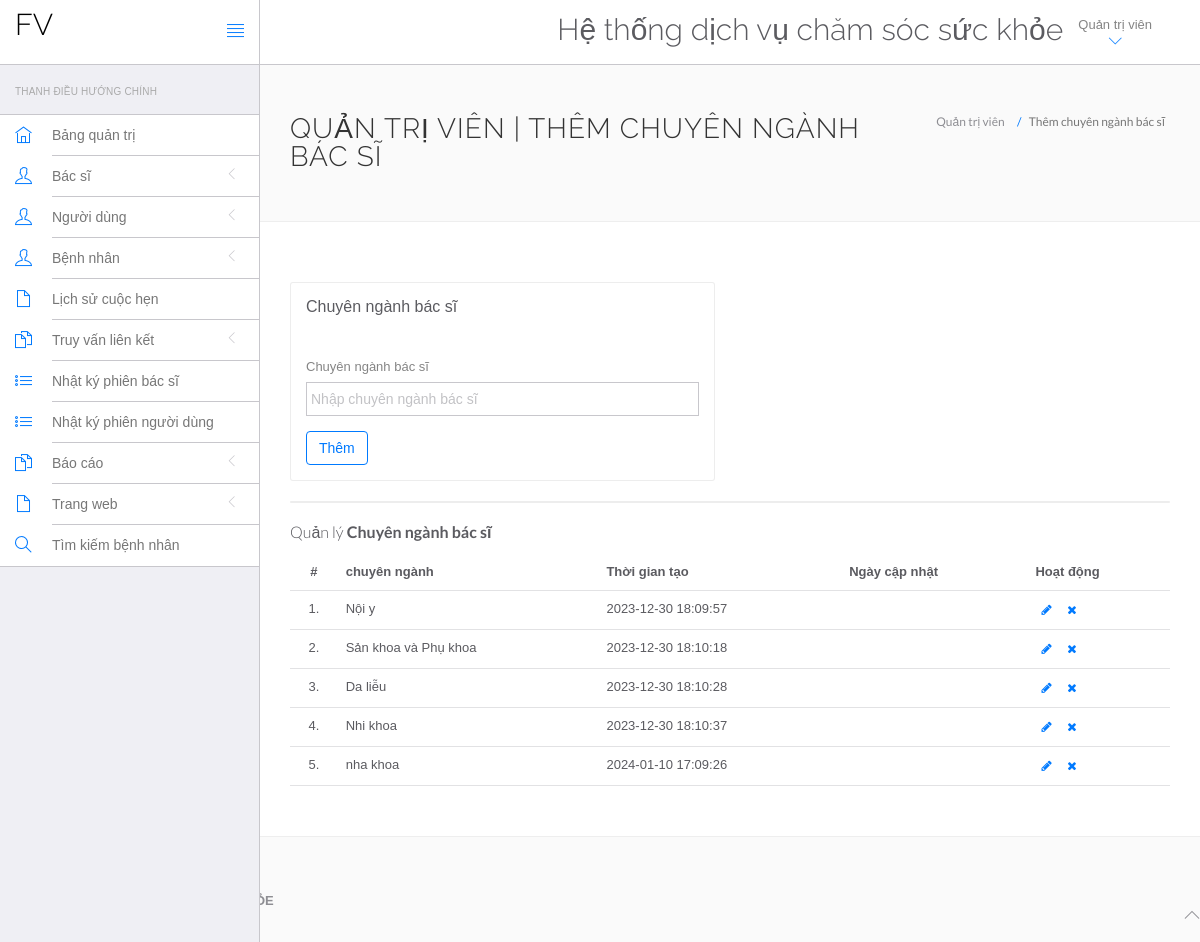
/HeThongQuanLyBenhVien/health_care/admin/doctor-specilization.php (signed in), run on the app's committed database.
### tables this page shows
CREATE TABLE `doctorspecilization` (
  `id` int(11) NOT NULL,
  `specilization` varchar(255) DEFAULT NULL,
  `creationDate` timestamp NULL DEFAULT current_timestamp(),
  `updationDate` timestamp NULL DEFAULT NULL ON UPDATE current_timestamp()
);

### HeThongQuanLyBenhVien/health_care/admin/doctor-specilization.php (the view, shortened to what this page needs)
<?php
include('include/connect.php');
if(strlen($_SESSION['id']==0)) {
 header('location:logout.php');
  } else{
?>
<!DOCTYPE html>
<html lang="en">
	<head>
		<link rel="stylesheet" href="vendor/bootstrap/css/bootstrap.min.css">
		<link rel="stylesheet" href="vendor/fontawesome/css/font-awesome.min.css">
		<link rel="stylesheet" href="vendor/themify-icons/themify-icons.min.css">
		<link href="vendor/animate.css/animate.min.css" rel="stylesheet" media="screen">
		<link href="vendor/perfect-scrollbar/perfect-scrollbar.min.css" rel="stylesheet" media="screen">
		<link href="vendor/switchery/switchery.min.css" rel="stylesheet" media="screen">
		<link href="vendor/bootstrap-touchspin/jquery.bootstrap-touchspin.min.css" rel="stylesheet" media="screen">
		<link href="vendor/select2/select2.min.css" rel="stylesheet" media="screen">
		<link href="vendor/bootstrap-datepicker/bootstrap-datepicker3.standalone.min.css" rel="stylesheet" media="screen">
		<link href="vendor/bootstrap-timepicker/bootstrap-timepicker.min.css" rel="stylesheet" media="screen">
		<link rel="stylesheet" href="assets/css/styles.css">
		<link rel="stylesheet" href="assets/css/plugins.css">
		<link rel="stylesheet" href="assets/css/themes/theme-1.css" id="skin_color" />
	</head>
	<body>
		<div id="app">
<?php include('include/sidebar.php');?>
			<div class="app-content">
						<?php include('include/header.php');?>
				<div class="main-content" >
					<div class="wrap-content container" id="container">
						<section id="page-title">
							<div class="row">
								<div class="col-sm-8">
									<h1 class="mainTitle">Quản trị viên | Thêm chuyên ngành bác sĩ</h1>
																	</div>
								<ol class="breadcrumb">
									<li>
										<span>Quản trị viên</span>
									</li>
									<li class="active">
										<span>Thêm chuyên ngành bác sĩ</span>
									</li>
								</ol>
							</div>
						</section>
						<div class="container-fluid container-fullw bg-white">
							<div class="row">
								<div class="col-md-12">
									<div class="row margin-top-30">
										<div class="col-lg-6 col-md-12">
											<div class="panel panel-white">
												<div class="panel-heading">
													<h5 class="panel-title">Chuyên ngành bác sĩ</h5>
												</div>
												<div class="panel-body">
													<form role="form" name="dcotorspcl" method="post" >
														<div class="form-group">
															<label for="exampleInputEmail1">
                                                            Chuyên ngành bác sĩ
															</label>
							<input type="text" name="doctorspecilization" class="form-control"  placeholder="Nhập chuyên ngành bác sĩ">
														</div>
														<button type="submit" name="submit" class="btn btn-o btn-primary">
															Thêm
														</button>
													</form>
												</div>
											</div>
										</div>
											</div>
										</div>
									<div class="col-lg-12 col-md-12">
											<div class="panel panel-white">
											</div>
										</div>
									</div>
									<div class="row">
								<div class="col-md-12">
									<h5 class="over-title margin-bottom-15">Quản lý <span class="text-bold">Chuyên ngành bác sĩ</span></h5>
									<table class="table table-hover" id="sample-table-1">
										<thead>
											<tr>
												<th class="center">#</th>
												<th>chuyên ngành</th>
												<th class="hidden-xs">Thời gian tạo</th>
												<th>Ngày cập nhật</th>
												<th>Hoạt động</th>
											</tr>
										</thead>
										<tbody>
<?php
$sql=mysqli_query($con,"select * from doctorSpecilization");
$cnt=1;
while($row=mysqli_fetch_array($sql))
{
?>
											<tr>
												<td class="center"><?php echo $cnt;?>.</td>
												<td class="hidden-xs"><?php echo $row['specilization'];?></td>
												<td><?php echo $row['creationDate'];?></td>
												<td><?php echo $row['updationDate'];?>
												</td>
												<td >
												<div class="visible-md visible-lg hidden-sm hidden-xs">
							<a href="edit-doctor-specialization.php?id=<?php echo $row['id'];?>" class="btn btn-transparent btn-xs" tooltip-placement="top" tooltip="Edit"><i class="fa fa-pencil"></i></a>
	<a href="doctor-specilization.php?id=<?php echo $row['id']?>&del=delete" onClick="return confirm('Bạn có chắc chắn muốn xóa?')"class="btn btn-transparent btn-xs tooltips" tooltip-placement="top" tooltip="Remove"><i class="fa fa-times fa fa-white"></i></a>
												</div>
												</td>
											</tr>
											<?php
$cnt=$cnt+1;
											 }?>
										</tbody>
									</table>
								</div>
							</div>
								</div>
							</div>
						</div>
					</div>
				</div>
	<?php include('include/footer.php');?>
	</body>
</html>
<?php } ?>

### HeThongQuanLyBenhVien/health_care/admin/assets/css/themes/theme-1.css (style rules this page uses)
body { background: #FAFAFA; }

### data on the page
doctorspecilization: specilization "Nội y", creationDate "2023-12-30 18:09:57"
doctorspecilization: specilization "Sản khoa và Phụ khoa", creationDate "2023-12-30 18:10:18"
doctorspecilization: specilization "Da liễu", creationDate "2023-12-30 18:10:28"
doctorspecilization: specilization "Nhi khoa", creationDate "2023-12-30 18:10:37"
doctorspecilization: specilization "nha khoa", creationDate "2024-01-10 17:09:26"
